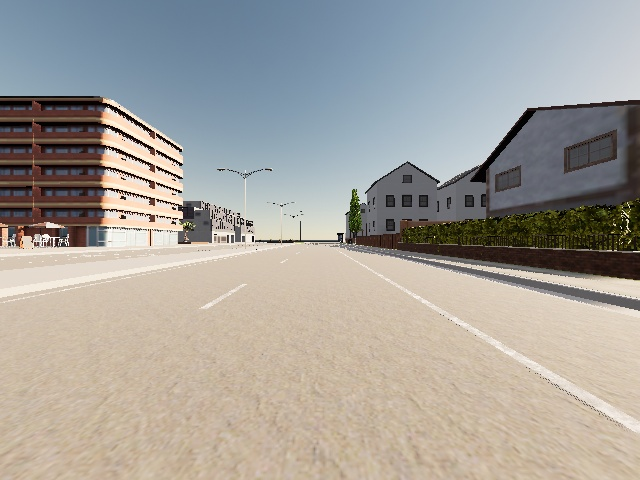
#> input picture frames/frame_00005000.jpg, 640 x 480 px; its folder holds only this picture in this run
$ python masks.py
#> lines starting #> are read from the running program, lines starting #| are printed output that depends on the picture; after the words box and inside, x2 and y2 are one past the last pixel; in counts of white or black regions, pixels touching at a corner belong together
import cv2
import os
import numpy as np
from tqdm import tqdm
from skimage.metrics import structural_similarity as ssim

def filter_unique_frames(frames_folder, similarity_threshold=0.80):
    """
    Scan a folder of frames and return only unique frames based on similarity threshold

    Args:
        frames_folder: Path to the folder containing all frames
        similarity_threshold: Threshold for determining uniqueness (0-1)

    Returns:
        List of filenames of unique frames
    """
#> called with frames_folder = 'frames', similarity_threshold = 0.72
    # Get list of all frames
    frame_files = sorted([f for f in os.listdir(frames_folder) if f.endswith('.jpg')])

    print(f"Found {len(frame_files)} total frames, checking for unique ones...")

    unique_frames = []
    last_unique_frame_gray = None

    for frame_file in tqdm(frame_files):
        # Read the frame
        frame_path = os.path.join(frames_folder, frame_file)
        frame = cv2.imread(frame_path)
#> frame is the input picture: shape (480, 640, 3); mean B, G, R 155.3, 161.1, 164.7

        if frame is None:
            print(f"Warning: Could not read frame {frame_path}")
            continue

        # Convert to grayscale for comparison
        frame_gray = cv2.cvtColor(frame, cv2.COLOR_BGR2GRAY)
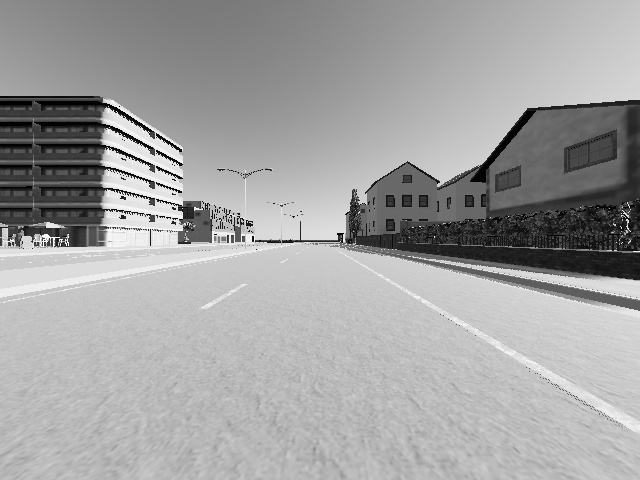
#> frame_gray: shape (480, 640); min 0, max 254, mean 161.5

        # First frame is always unique
        if last_unique_frame_gray is None:
            unique_frames.append(frame_file)
            last_unique_frame_gray = frame_gray
        else:
            # Compare with the last unique frame
            score, _ = ssim(last_unique_frame_gray, frame_gray, full=True)

            # If frames are different enough, add to unique frames
            if score < similarity_threshold:
                unique_frames.append(frame_file)
                last_unique_frame_gray = frame_gray

    print(f"Identified {len(unique_frames)} unique frames out of {len(frame_files)} total frames")
    return unique_frames
def detect_lanes_and_create_masks(frames_folder, masks_folder, unique_only=True, similarity_threshold=0.80):
    """
    Process frames to detect lanes and create binary masks for training

    Args:
        frames_folder: Path to the folder containing all frames
        masks_folder: Path to the folder where masks will be saved
        unique_only: If True, only process unique frames based on similarity
        similarity_threshold: Threshold for determining uniqueness when unique_only=True
    """
    # Create output folder if it doesn't exist
    if not os.path.exists(masks_folder):
        os.makedirs(masks_folder)
        print(f"Created output folder: {masks_folder}")

    # Determine which frames to process
    if unique_only:
        frame_files = filter_unique_frames(frames_folder, similarity_threshold)
    else:
        frame_files = sorted([f for f in os.listdir(frames_folder) if f.endswith('.jpg')])

    print(f"Processing {len(frame_files)} frames to create masks")

    for frame_file in tqdm(frame_files):
        # Read the frame
        frame_path = os.path.join(frames_folder, frame_file)
        frame = cv2.imread(frame_path)

        if frame is None:
            print(f"Warning: Could not read frame {frame_path}")
            continue

        # Get dimensions
        height, width = frame.shape[:2]
#> height = 480; width = 640

        # Create a ROI mask (exclude top portion of the image)
        roi_mask = np.zeros((height, width), dtype=np.uint8)
        # Fill only the bottom portion of the image - adjust the 0.25 as needed
        roi_mask[int(height*0.25):height, 0:width] = 255

        # ---------- COLOR-BASED DETECTION (FOCUSED ON WHITE & ORANGE) ----------
        # Convert to HSV color space for better color detection
        hsv = cv2.cvtColor(frame, cv2.COLOR_BGR2HSV)
#> hsv: shape (480, 640, 3); mean H, S, V 52.1, 54.9, 176.4

        # Define range for orange lane (replaces yellow)
        orange_lower = np.array([5, 80, 150])
        orange_upper = np.array([25, 255, 255])

        # Define range for white lane (more strict)
        white_lower = np.array([0, 0, 180])  # Higher value threshold for cleaner detection
        white_upper = np.array([180, 40, 255])

        # Create binary masks for orange and white
        orange_mask = cv2.inRange(hsv, orange_lower, orange_upper)
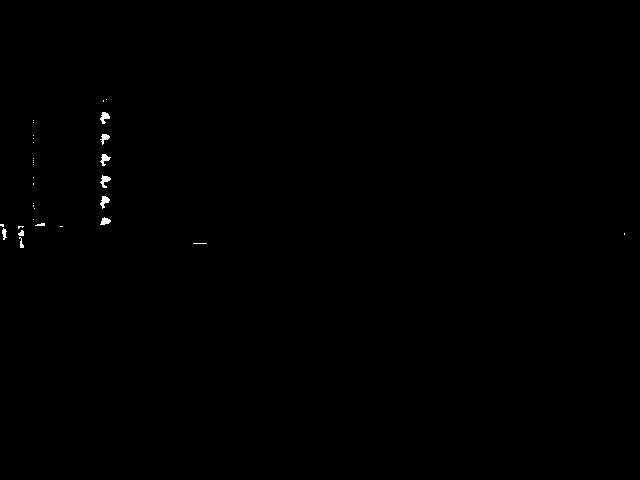
#> orange_mask: shape (480, 640); 0.18% white; 32 white regions (22 under 20 px), largest, box (x1, y1, x2, y2) and area: (100, 175, 111, 188) 70, (100, 112, 110, 124) 69, (100, 196, 110, 209) 68
        white_mask = cv2.inRange(hsv, white_lower, white_upper)
#> white_mask: shape (480, 640); 23.1% white; 472 white regions (405 under 20 px), largest, box (x1, y1, x2, y2) and area: (0, 0, 640, 436) 63489, (412, 256, 640, 300) 1783, (110, 204, 183, 225) 488

        # Combine orange and white masks
        color_mask = cv2.bitwise_or(orange_mask, white_mask)
#> color_mask: shape (480, 640); 23.3% white; 496 white regions (425 under 20 px), largest, box (x1, y1, x2, y2) and area: (0, 0, 640, 436) 63503, (412, 256, 640, 300) 1783, (110, 204, 183, 225) 488

        # Apply ROI to color mask
        color_mask = cv2.bitwise_and(color_mask, roi_mask)
#> color_mask: shape (480, 640); 18.1% white; 491 white regions (422 under 20 px), largest, box (x1, y1, x2, y2) and area: (0, 120, 640, 436) 47871, (412, 256, 640, 300) 1783, (110, 204, 183, 225) 488

        # Apply morphological operations to clean up the mask
        # Use smaller kernels for thinner lines
        kernel_close = np.ones((3, 3), np.uint8)
        color_mask = cv2.morphologyEx(color_mask, cv2.MORPH_CLOSE, kernel_close)
#> color_mask: shape (480, 640); 19.4% white; 300 white regions (247 under 20 px), largest, box (x1, y1, x2, y2) and area: (0, 120, 640, 436) 54479, (408, 256, 640, 300) 1839, (566, 410, 584, 428) 160

        # Create a position-weighted mask to reduce noise in upper portion
        position_weight = np.ones_like(color_mask, dtype=np.float32)
        for y in range(height):
            # Weight increases as we move down the image (1.0 at bottom, 0.3 at top)
            weight = 0.3 + 0.7 * (y / height)
            position_weight[y, :] = weight
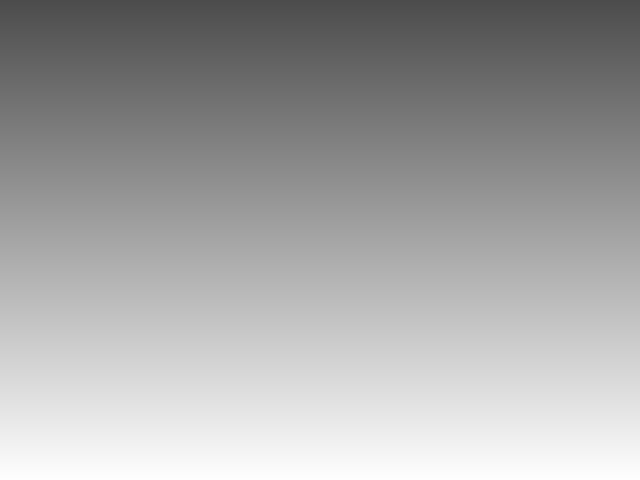
#> position_weight: shape (480, 640) float32; min 0.3, max 0.999, mean 0.649

        # Apply the position weighting - upper part becomes darker
        weighted_mask = cv2.multiply(color_mask.astype(np.float32), position_weight)
        weighted_mask = weighted_mask.astype(np.uint8)

        # Find connected components
        num_labels, labels, stats, centroids = cv2.connectedComponentsWithStats(weighted_mask, connectivity=8)
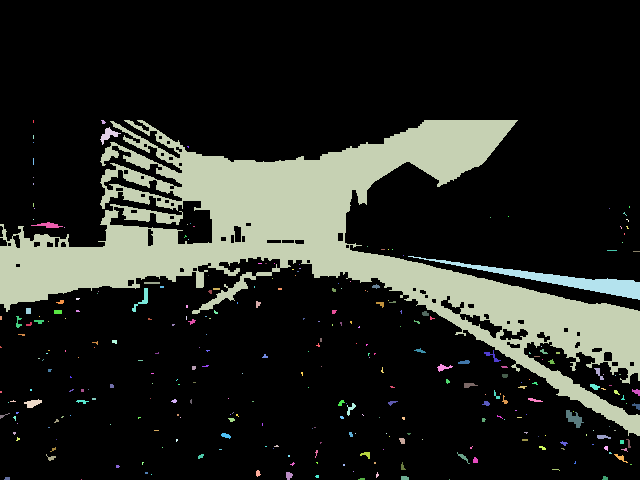
#> labels: shape (480, 640) int32; 301 distinct labels, from 0 to 300; one colour per label, 0 black
#> num_labels = 301; stats = 301 rows, first 6: [0, 0, 640, 480, 247669], [33, 120, 1, 3, 3], [101, 120, 5, 4, 13], [0, 120, 640, 316, 54479], [100, 127, 21, 18, 135], [33, 135, 1, 4, 4]; centroids = 301 pairs, first value 0.333 to 636.4, second value 121 to 479

        # Filter components with position-adaptive criteria
        filtered_mask = np.zeros_like(color_mask)

        for i in range(1, num_labels):  # Skip background (0)
            # Get component properties
            area = stats[i, cv2.CC_STAT_AREA]
            comp_width = stats[i, cv2.CC_STAT_WIDTH]
            comp_height = stats[i, cv2.CC_STAT_HEIGHT]
            y_pos = stats[i, cv2.CC_STAT_TOP]  # Y position from top

            # Calculate relative position in image (0 = top, 1 = bottom)
            rel_position = y_pos / height

            # Adaptive criteria based on position
            min_area = 15 + 80 * (1.0 - rel_position)  # Lower minimum area for thinner lines
            shape_factor = 1.1 + 0.6 * (1.0 - rel_position)  # Less strict shape requirements

            # Apply adaptive criteria - adjusted for thinner lines
            # Allow smaller components and less strict shape requirements
            if area > min_area and (comp_height > comp_width * shape_factor or comp_width > 50) and area < 10000:
                # Create mask for this component
                component_mask = np.zeros_like(color_mask)
                component_mask[labels == i] = 255

                # Add to filtered mask
                filtered_mask = cv2.bitwise_or(filtered_mask, component_mask)
#> this loop made 300 passes
#> (area, comp_width, comp_height, y_pos, rel_position, min_area, shape_factor) on passes 3, 4, 20: (54479, 640, 316, 120, 0.25, 75, 1.55), (135, 21, 18, 127, 0.265, 73.83, 1.54), (94, 32, 6, 222, 0.463, 58, 1.42)
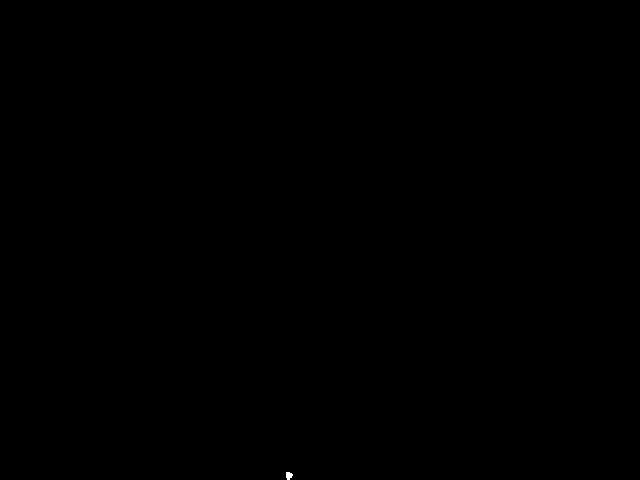
#> component_mask: shape (480, 640); 0.01% white; 1 white region, box (x1, y1, x2, y2) and area: (286, 472, 293, 480) 42
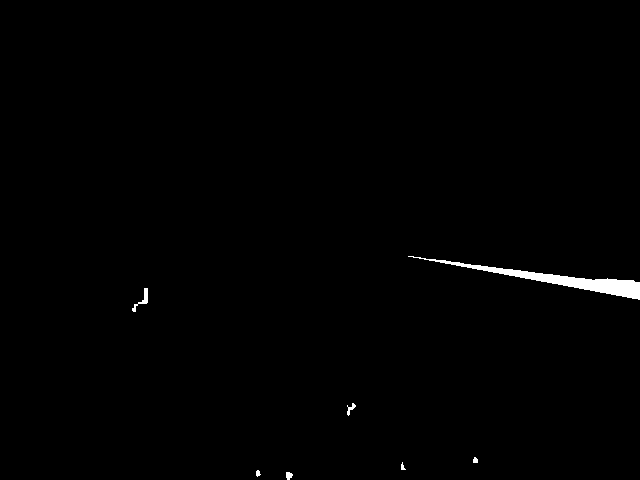
#> filtered_mask: shape (480, 640); 0.69% white; 7 white regions, largest, box (x1, y1, x2, y2) and area: (408, 256, 640, 300) 1839, (132, 288, 148, 312) 106, (347, 403, 356, 416) 48

        # If nothing was detected, fall back to original weighted mask
        if cv2.countNonZero(filtered_mask) < 10:
            filtered_mask = weighted_mask.copy()

        # Enhance lane lines with a smaller kernel for thinner lines
        kernel_enhance = np.ones((3, 3), np.uint8)  # Smaller kernel
        filtered_mask = cv2.morphologyEx(filtered_mask, cv2.MORPH_CLOSE, kernel_enhance)

        # Less dilation for thinner lines
        kernel_dilate = np.ones((3, 3), np.uint8)  # Smaller kernel
        filtered_mask = cv2.dilate(filtered_mask, kernel_dilate, iterations=1)  # Fewer iterations
#> filtered_mask: shape (480, 640); 0.94% white; 7 white regions, largest, box (x1, y1, x2, y2) and area: (407, 255, 640, 301) 2379, (131, 287, 149, 313) 190, (346, 402, 357, 417) 102

        # Apply Gaussian blur with smaller kernel
        filtered_mask = cv2.GaussianBlur(filtered_mask, (3, 3), 0)

        # Binarize with higher threshold for thinner lines
        _, final_mask = cv2.threshold(filtered_mask, 30, 255, cv2.THRESH_BINARY)
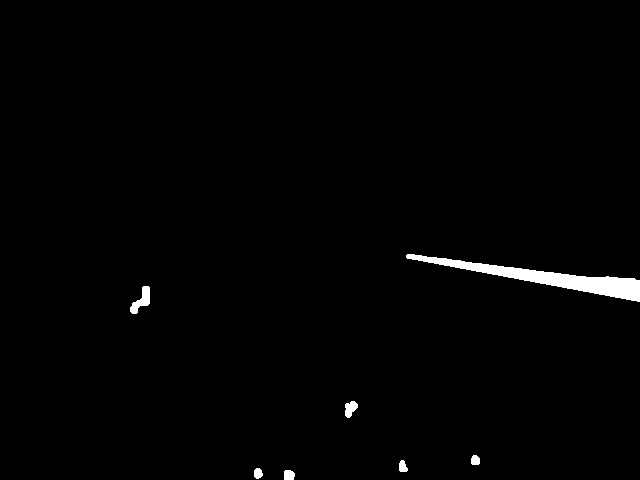
#> final_mask: shape (480, 640); 1.2% white; 7 white regions, largest, box (x1, y1, x2, y2) and area: (406, 254, 640, 302) 2849, (130, 286, 150, 314) 270, (345, 401, 358, 418) 148

        # Apply ROI mask as a final step to ensure top portion is excluded
        final_mask = cv2.bitwise_and(final_mask, roi_mask)

        # Save the lane mask
        mask_filename = os.path.join(masks_folder, frame_file.replace('.jpg', '_mask.png'))
        cv2.imwrite(mask_filename, final_mask)

    print(f"Finished! Created masks for {len(frame_files)} frames")

if __name__ == "__main__":
    frames_folder = "frames"
    masks_folder = "masks"

    # Process only unique frames, with the same similarity threshold used in frames.py
    detect_lanes_and_create_masks(
        frames_folder,
        masks_folder,
        unique_only=True,
        similarity_threshold=0.72  # Use the same threshold as in frames.py
    )

    # Alternatively, to process all frames:
    # detect_lanes_and_create_masks(frames_folder, masks_folder, unique_only=False)

$ run again, on frames/frame_00203.jpg
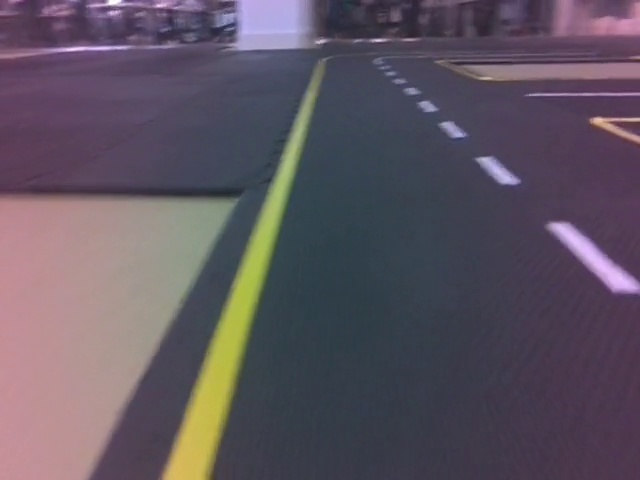
#> input picture frames/frame_00203.jpg, 640 x 480 px
#> in filter_unique_frames, frame is the input picture: shape (480, 640, 3); mean B, G, R 96.4, 84.9, 94.5
#> hsv: shape (480, 640, 3); mean H, S, V 118.7, 64.1, 105.2
#> in detect_lanes_and_create_masks, `orange_mask = cv2.inRange(hsv, orange_lower, orange_upper)`:
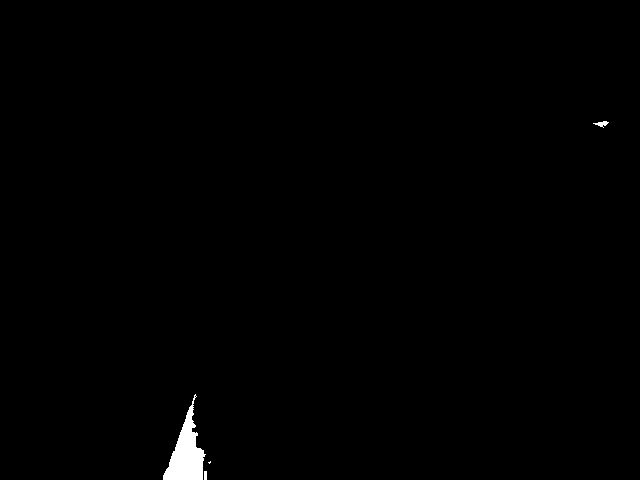
#> orange_mask: shape (480, 640); 0.56% white; 4 white regions (1 under 20 px), largest, box (x1, y1, x2, y2) and area: (163, 394, 206, 480) 1640, (593, 121, 609, 128) 53, (204, 471, 207, 480) 27
#> white_mask: shape (480, 640); 0.07% white; 14 white regions (9 under 20 px), largest, box (x1, y1, x2, y2) and area: (105, 0, 121, 6) 79, (479, 158, 488, 163) 27, (624, 118, 640, 120) 23, (373, 39, 384, 42) 20, (316, 40, 325, 43) 20
#> labels: shape (480, 640) int32; 6 distinct labels, from 0 to 5
#> num_labels = 6; stats = [[0, 0, 640, 480, 305418], [593, 121, 16, 7, 55], [443, 123, 4, 4, 11], [479, 158, 9, 5, 28], [163, 394, 44, 86, 1683], [208, 461, 3, 3, 5]]; centroids = [[320.2, 238.3], [601.4, 123.5], [444.5, 124], [483.3, 159.3], [186.5, 453.9], [209.2, 462]]
#> the loop in detect_lanes_and_create_masks, `for i in range(1, num_labels):` made 5 passes
#> (area, comp_width, comp_height, y_pos, rel_position, min_area, shape_factor) on passes 1, 3, 4: (55, 16, 7, 121, 0.252, 74.83, 1.55), (28, 9, 5, 158, 0.329, 68.67, 1.5), (1683, 44, 86, 394, 0.821, 29.33, 1.21)
#> in detect_lanes_and_create_masks, `_, final_mask = cv2.threshold(filtered_mask, 30, 255, cv2.THRESH_BINARY)`:
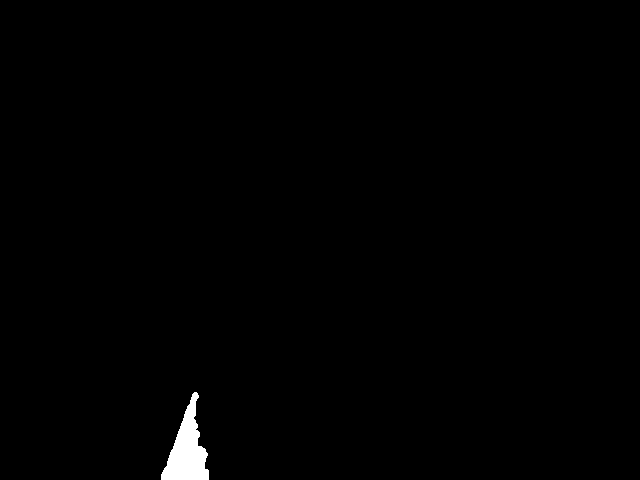
#> final_mask: shape (480, 640); 0.69% white; 1 white region, box (x1, y1, x2, y2) and area: (161, 392, 209, 480) 2125

$ run again, on frames/frame_00364.jpg
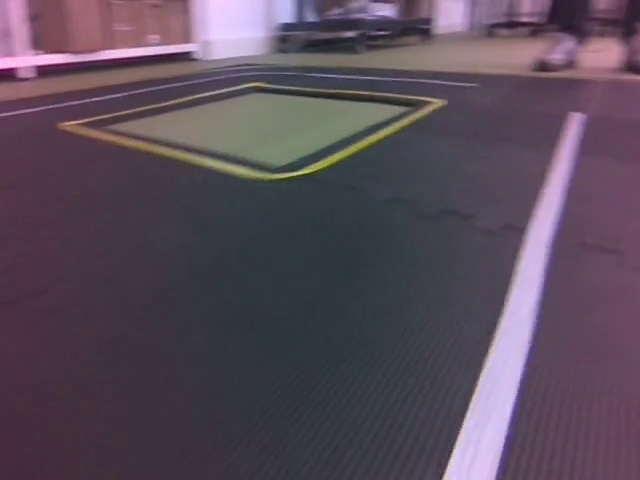
#> input picture frames/frame_00364.jpg, 640 x 480 px
#> in filter_unique_frames, frame is the input picture: shape (480, 640, 3); mean B, G, R 89.7, 76, 89.1
#> hsv: shape (480, 640, 3); mean H, S, V 129.8, 58.2, 95.3
#> orange_mask: shape (480, 640); 0.05% white in thin lines or dots, all inside (x1, y1, x2, y2) = (67, 120, 409, 157)
#> in detect_lanes_and_create_masks, `white_mask = cv2.inRange(hsv, white_lower, white_upper)`:
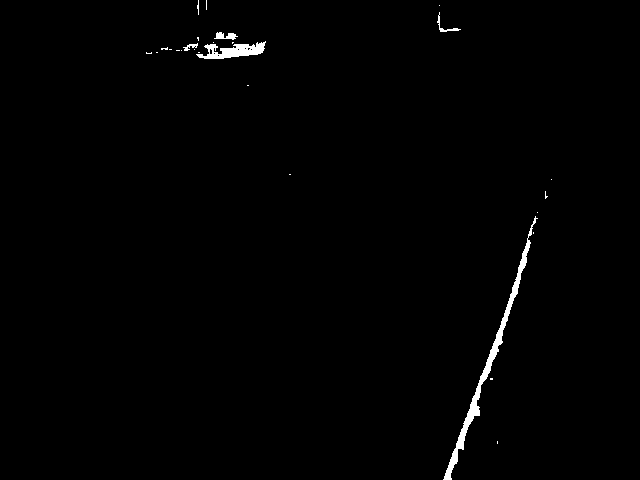
#> white_mask: shape (480, 640); 0.83% white; 27 white regions (22 under 20 px), largest, box (x1, y1, x2, y2) and area: (443, 216, 538, 480) 1553, (196, 41, 266, 59) 650, (214, 32, 238, 40) 110, (437, 12, 461, 32) 80, (183, 43, 198, 51) 51
#> labels: shape (480, 640) int32; 18 distinct labels, from 0 to 17
#> num_labels = 18; stats = 18 rows, first 6: [0, 0, 640, 480, 305459], [405, 120, 4, 3, 4], [74, 123, 1, 1, 1], [67, 124, 5, 5, 14], [83, 132, 1, 1, 1], [88, 132, 48, 13, 115]; centroids = 18 rows, first 8: [318.7, 238.9], [406.5, 121.2], [74, 123], [68.57, 125.9], [83, 132], [110.1, 137.6], [139, 144], [145, 145]
#> the loop in detect_lanes_and_create_masks, `for i in range(1, num_labels):` made 17 passes
#> (area, comp_width, comp_height, y_pos, rel_position, min_area, shape_factor) on passes 5, 15: (115, 48, 13, 132, 0.275, 73, 1.54), (1565, 95, 264, 216, 0.45, 59, 1.43)
#> in detect_lanes_and_create_masks, `_, final_mask = cv2.threshold(filtered_mask, 30, 255, cv2.THRESH_BINARY)`:
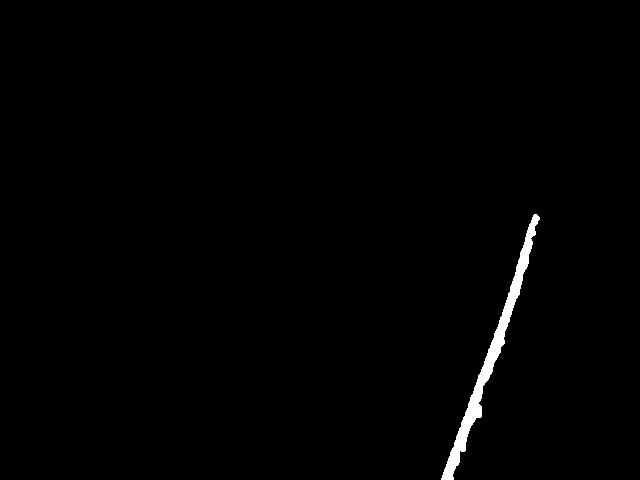
#> final_mask: shape (480, 640); 0.93% white; 1 white region, box (x1, y1, x2, y2) and area: (441, 214, 540, 480) 2853

$ run again, on frames/frame_00390840.jpg
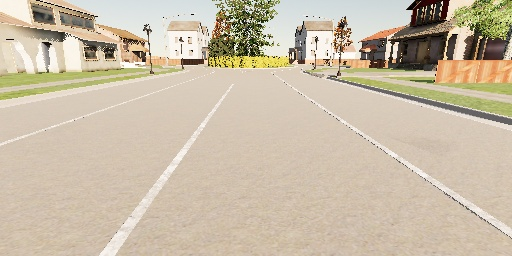
#> input picture frames/frame_00390840.jpg, 512 x 256 px
#> in filter_unique_frames, frame is the input picture: shape (256, 512, 3); mean B, G, R 167.3, 188.5, 201.5
#> hsv: shape (256, 512, 3); mean H, S, V 22.4, 49.1, 202.3
#> orange_mask: shape (256, 512); 2.8% white; 176 white regions (159 under 20 px), largest, box (x1, y1, x2, y2) and area: (434, 46, 512, 85) 1845, (97, 24, 147, 43) 234, (340, 59, 370, 68) 203
#> white_mask: shape (256, 512); 42.6% white; 727 white regions (632 under 20 px), largest, box (x1, y1, x2, y2) and area: (0, 63, 512, 256) 33823, (64, 0, 235, 59) 5198, (258, 0, 415, 59) 4886
#> labels: shape (256, 512) int32; 285 distinct labels, from 0 to 284
#> num_labels = 285; stats = 285 rows, first 6: [0, 0, 512, 256, 84229], [0, 64, 139, 9, 609], [93, 64, 6, 2, 7], [141, 64, 25, 4, 61], [169, 64, 10, 4, 21], [0, 64, 512, 192, 38451]; centroids = 285 pairs, first value 3 to 511, second value 64 to 255
#> the loop in detect_lanes_and_create_masks, `for i in range(1, num_labels):` made 284 passes
#> (area, comp_width, comp_height, y_pos, rel_position, min_area, shape_factor) on passes 1, 3, 4: (609, 139, 9, 64, 0.25, 75, 1.55), (61, 25, 4, 64, 0.25, 75, 1.55), (21, 10, 4, 64, 0.25, 75, 1.55)
#> in detect_lanes_and_create_masks, `final_mask = cv2.bitwise_and(final_mask, roi_mask)`:
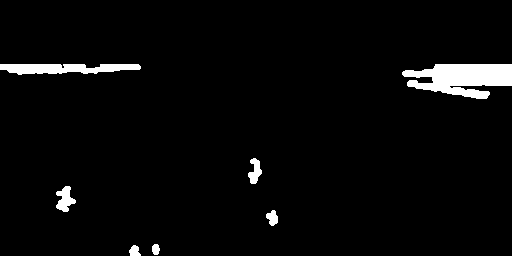
#> final_mask: shape (256, 512); 3.4% white; 7 white regions, largest, box (x1, y1, x2, y2) and area: (402, 64, 512, 99) 2546, (0, 64, 141, 75) 1125, (56, 186, 76, 212) 302
